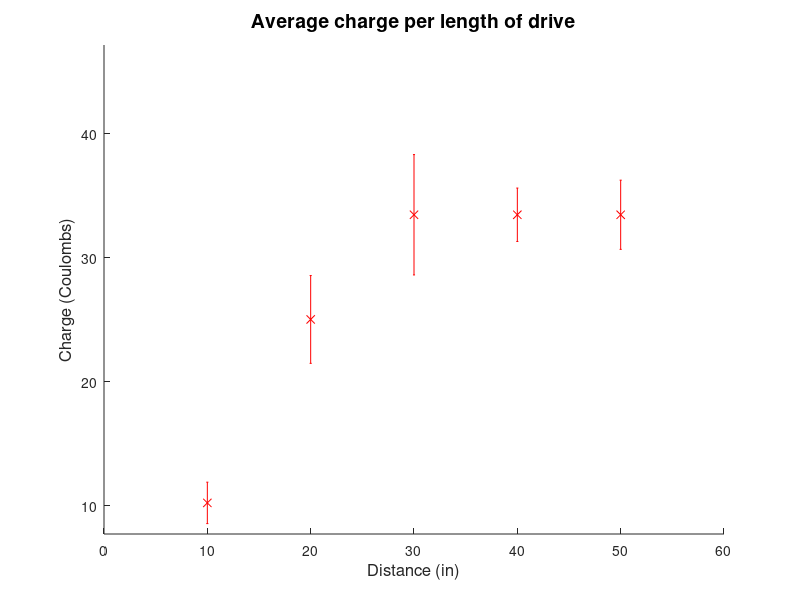

The MATLAB source for this figure:
close all
clear all
clc

%% Data
charge10 = [11.5526864 10.0931453 7.9324151	8.5310821 8.6150987];
charge10 = [charge10 9.9238869 7.7016635 10.0891706	10.1583958 10.4692493];
charge10 = [charge10 11.3084214 9.5489728 8.3539128 10.6535072 10.0318237];
charge10 = [charge10 13.5662058	10.6770811 8.7706028 9.6637085	12.7630808];
charge10 = [charge10 13.8564879	9.7636577 9.1883664	12.8712061	9.2367736];

charge20 = [30.222804	23.9626144	24.5493172	23.9517265	24.3574228];
charge20 = [charge20 29.5093195	30.296065	24.0503228	20.5554796	20.8132757];
charge20 = [charge20 23.570738	27.0106993	23.183332	18.6004794	19.59446];
charge20 = [charge20 29.643098	28.4429191	24.2567321	26.8585328	22.4027332];
charge20 = [charge20 29.2641021	24.2075009	23.8930573	21.7971516	30.5425231];

charge30 = [26.7537631	29.3615659	26.4316573	32.7409815	35.2697119];
charge30 = [charge30 33.5293476	33.0904541	35.8078262	40.7671422	37.2882354];
charge30 = [charge30 39.6917387	30.8196607	32.2427608	40.0850827	34.6501597];
charge30 = [charge30 29.5439499	31.0888252	37.4411117	41.8562389	27.2611678];
charge30 = [charge30 27.9925283	28.4305086	38.7950627	27.6839009	38.1653594];

charge40 = [43.49096 39.85841 38.31229 40.19086 45.10343 41.39119];
charge40 = [charge40 44.1896 41.8651 43.3547 41.59191 43.19067];
charge40 = [charge40 44.5397 43.05266 43.9236 41.56665 44.38249];
charge40 = [charge40 37.5200 42.97063 44.05672 39.96194 42.98586];
charge40 = [charge40 42.41246 44.67949 43.07992 40.93438 37.78073];

charge50 = [43.91802 39.35625 43.96031 40.12833 39.32582];
charge50 = [charge50 37.71426 42.62866 45.26899 40.7627 41.67095];
charge50 = [charge50 41.30716 42.05872 40.77086 42.80211 45.84966];
charge50 = [charge50 39.93863 39.0643 37.87562 36.1126 40.15819];
charge50 = [charge50 45.66699 47.1753 42.69361 38.63948 40.61186];

%% Find mean and error

mean10 = mean(charge10);
mean20 = mean(charge20);
mean30 = mean(charge30);
mean40 = mean(charge40);
mean50 = mean(charge50);

stdev10 = std(charge10);
stdev20 = std(charge20);
stdev30 = std(charge30);
stdev40 = std(charge40);
stdev50 = std(charge50);

%% Plot
figure
hold on
errorbar(10,mean10,stdev10,'rx')
errorbar(20,mean20,stdev20,'rx')
errorbar(30,mean30,stdev30,'rx')
errorbar(40,mean30,stdev40,'rx')
errorbar(50,mean30,stdev50,'rx')
ymin = min(charge10);
ymax = max(charge50);
axis([0 60 ymin ymax])
title('Average charge per length of drive','FontSize',14)
xlabel('Distance (in)','FontSize',12)
ylabel('Charge (Coulombs)','FontSize',12)







